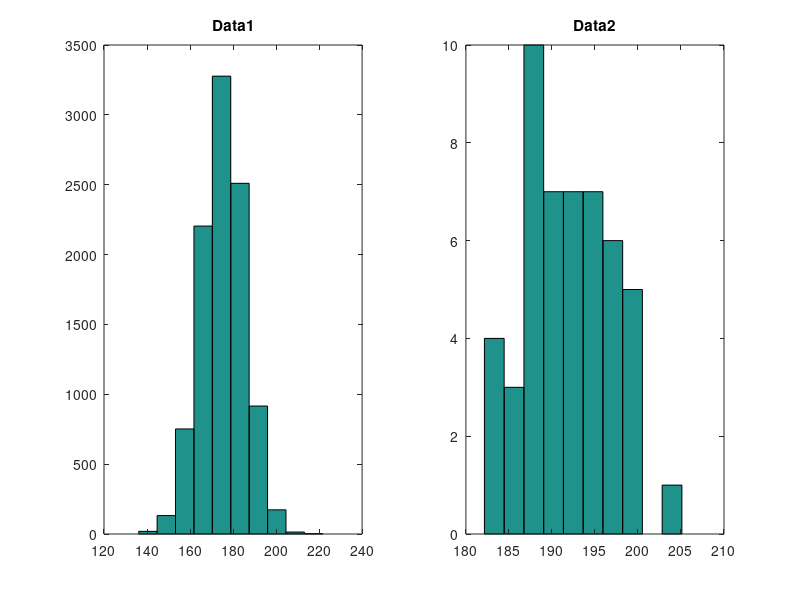

Reproduce this figure in MATLAB.
clear; close all;

dataset1 = load('Data1.txt');
dataset2 = load('Data2.txt');

% plot the data as histograms
subplot(1,2,1); hist(dataset1); title('Data1');
subplot(1,2,2); hist(dataset2); title('Data2');

% calculate the mean and standrd deviation of the data
mean(dataset1)
std(dataset1)

mean(dataset2)
std(dataset2)